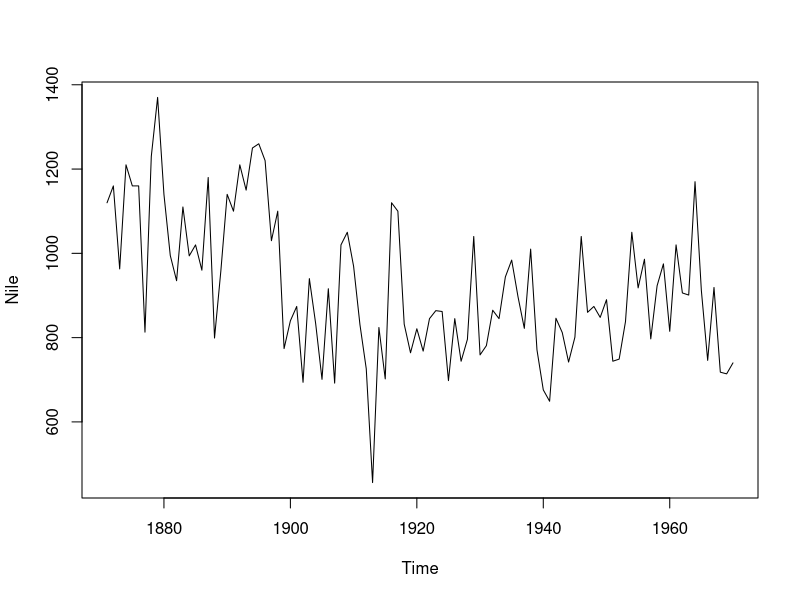
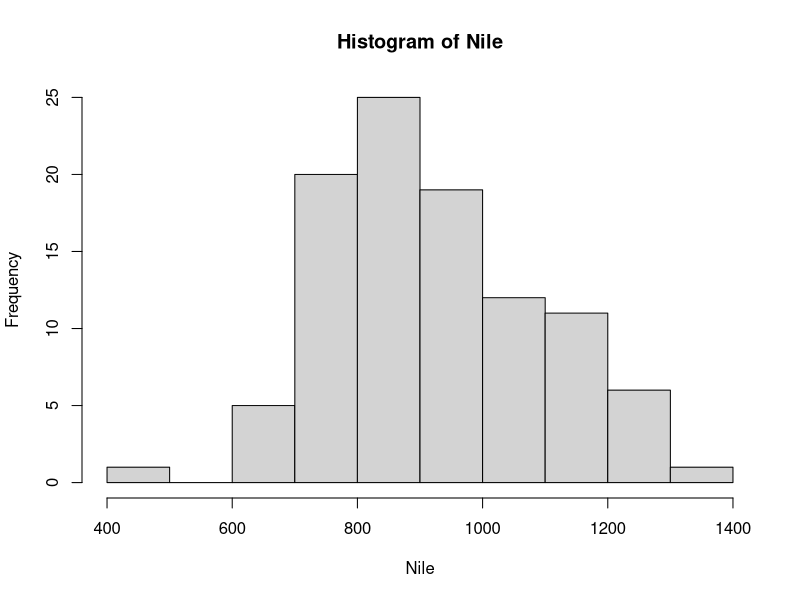
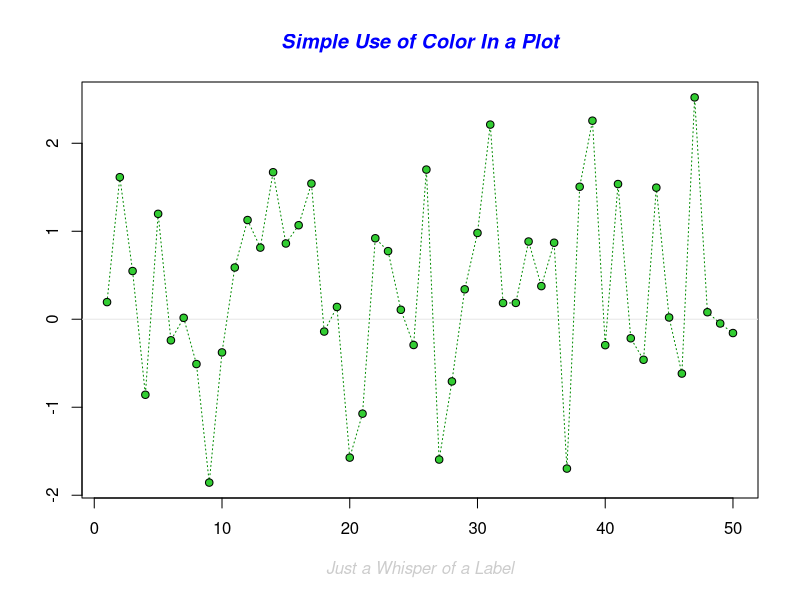
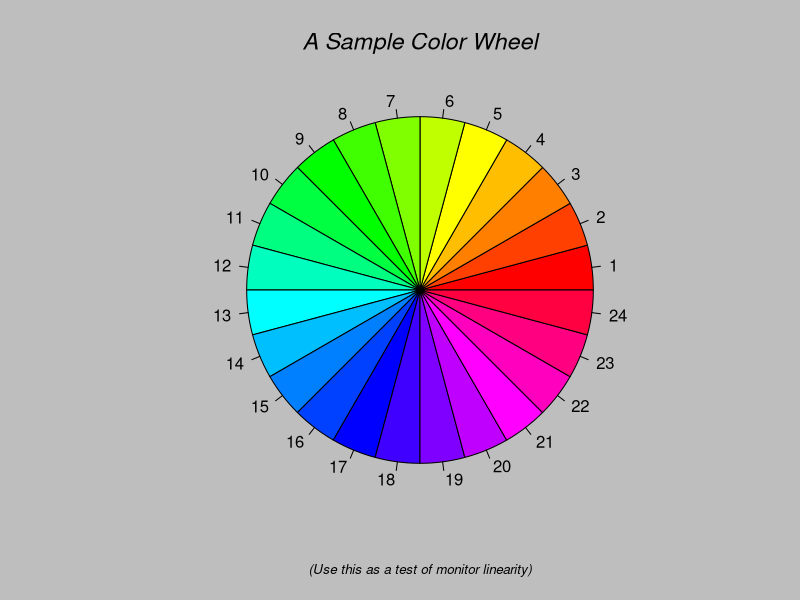
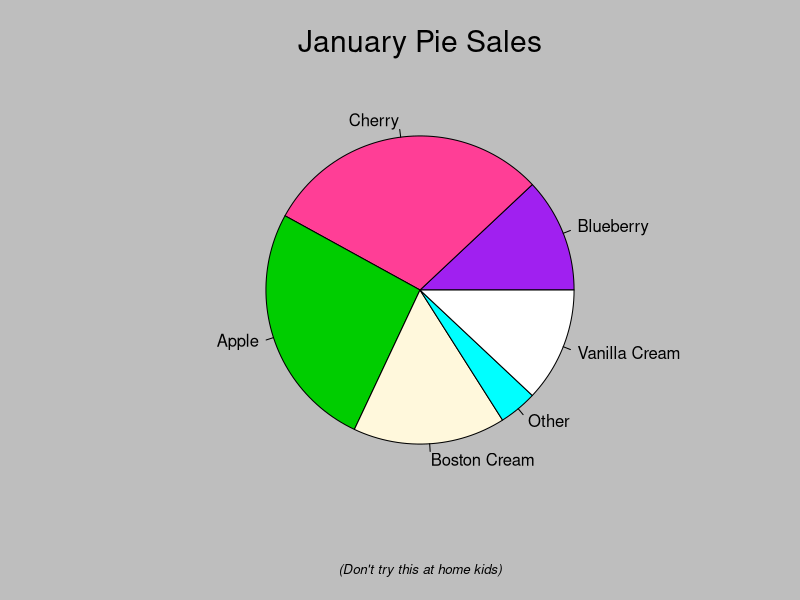
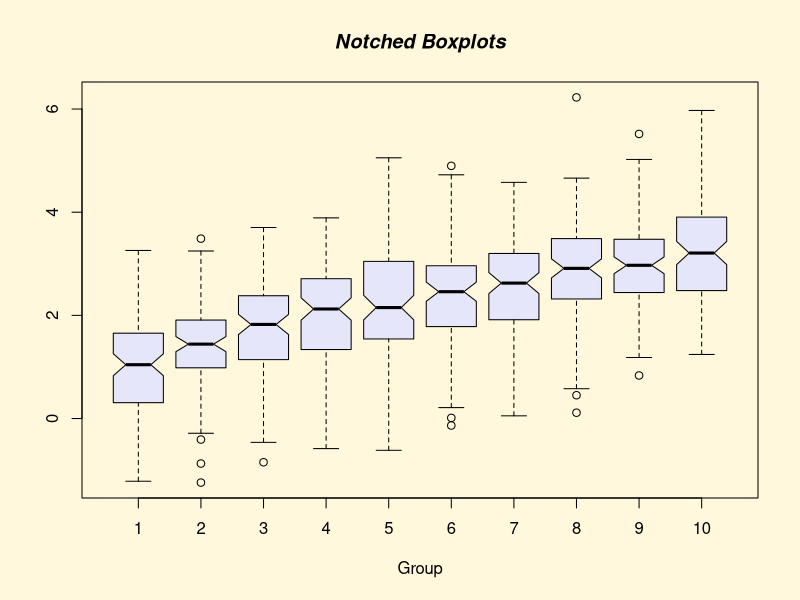
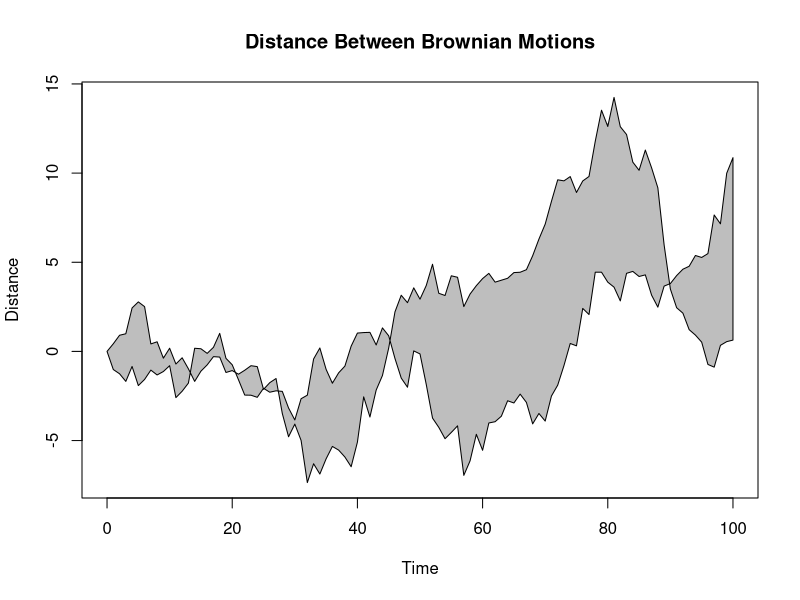
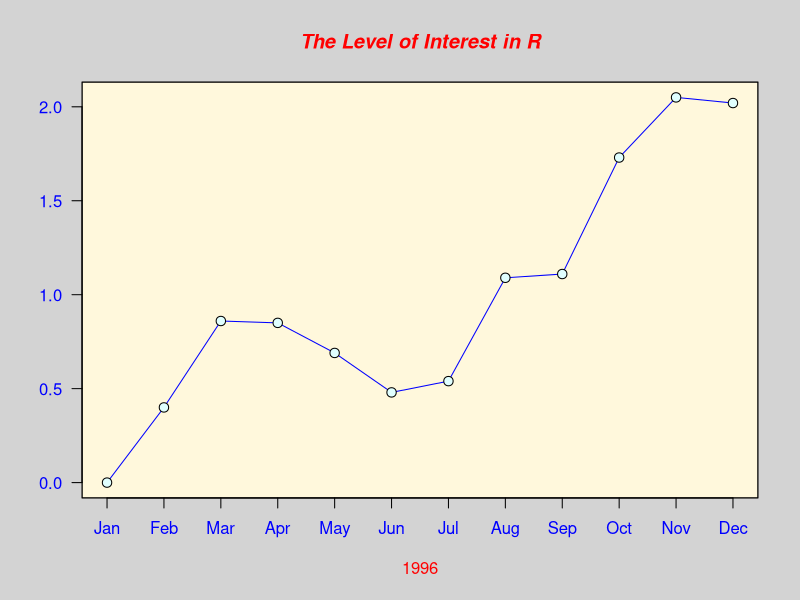

Recreate these plots in R, in order.
## Code for lecture 1

# Simple example of a sequence
x <- seq(1, 7, by = 2)
x

# Some simple commands - add 2 and 2
2 + 2

# Create 7 random numbers between 0 and 1
runif(7)

# Use of concatenate
x <- c(1, 2, 4)

# Display the content of x
x

# Show that both <- and = are valid to assign a value to a name
z <- 2 + 2
z = 2 + 2

# Access parts of x with square brackets
x[3]
x[2:3]

# Find the sum of x and store it
sum(x)

y <- sum(x)
y

# Add multiple functions together
z <- log(sum(x))
z


# Look at some data sets
data()

Nile
help(Nile)
mean(Nile)
plot(Nile)
hist(Nile)

# Get help
help(sum)
help.search('standard deviation')
?mean
??"standard deviation"

# More useful help-like functions
example(mean)
demo(graphics)

demo()

# Oddcount function
oddcount <- function(x) {
  # Set k to be 0
  k <- 0 
  for(n in x) {
    # %% finds remainder on division
    if(n %% 2 == 1) k <- k + 1 
    }
  return(k)
  }

oddcount(c(1,3,5))
oddcount(c(1,2,3,7,9))


